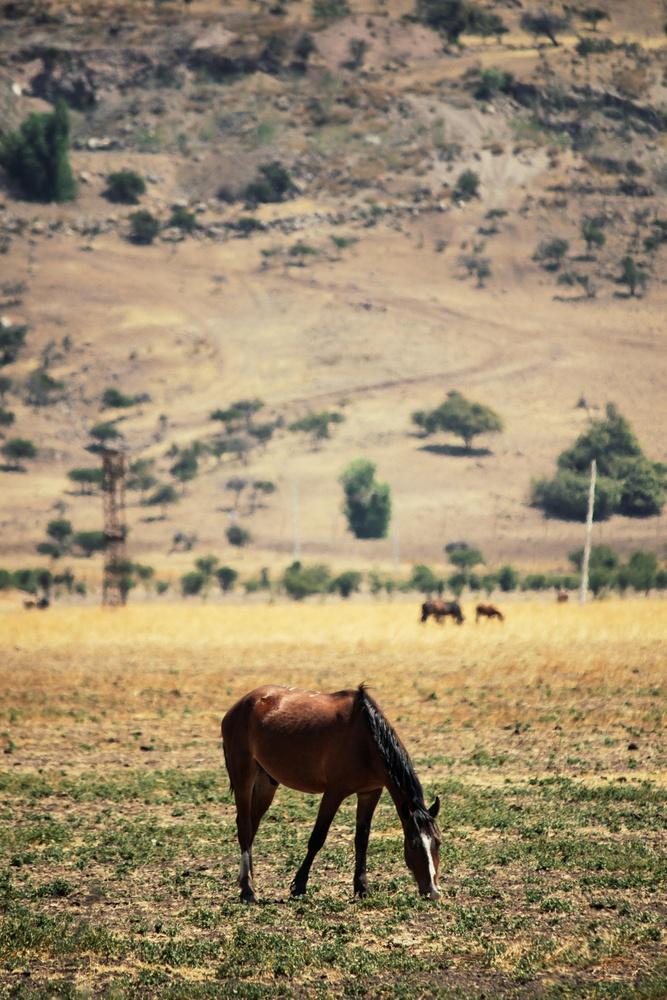
#> input picture test_img/0.jpg, 667 x 1000 px, shrunk from 3456 x 5184 before the run; its folder holds only this picture in this run
$ python -i post_process.py   (imports and definitions only)
#> lines starting #> are read from the running program, lines starting #| are printed output that depends on the picture; after the words box and inside, x2 and y2 are one past the last pixel; in counts of white or black regions, pixels touching at a corner belong together
#> further down, picture is the input picture: shape (1000, 667, 3); mean B, G, R 108, 137.3, 153.4
# import os
# import cv2
# import numpy as np

# def post_process_image(image):
#     """Apply post-processing pipeline to make image look more like a pencil sketch."""
#     # Convert to grayscale
#     gray = cv2.cvtColor(image, cv2.COLOR_BGR2GRAY)

#     # Gaussian blur
#     blurred = cv2.GaussianBlur(gray, (3, 3), 0)

#     # Edge detection
#     edges = cv2.Canny(blurred, threshold1=50, threshold2=150)

#     # Invert edges for pencil sketch look
#     inverted = cv2.bitwise_not(edges)

#     # Sharpen the image (to bring out pencil strokes)
#     kernel = np.array([[0, -1, 0],
#                        [-1, 5, -1],
#                        [0, -1, 0]])
#     sharpened = cv2.filter2D(inverted, -1, kernel)

#     # Normalize intensity (contrast enhancement)
#     final = cv2.normalize(sharpened, None, 0, 255, cv2.NORM_MINMAX)

#     return final


# def process_directory(input_dir, output_dir):
#     """Recursively process all images in input_dir and save in output_dir"""
#     for root, _, files in os.walk(input_dir):
#         # Recreate folder structure in output
#         rel_path = os.path.relpath(root, input_dir)
#         save_dir = os.path.join(output_dir, rel_path)
#         os.makedirs(save_dir, exist_ok=True)

#         for file in files:
#             if file.lower().endswith((".png", ".jpg", ".jpeg", ".bmp")):
#                 input_path = os.path.join(root, file)
#                 output_path = os.path.join(save_dir, file)

#                 # Read image
#                 img = cv2.imread(input_path)
#                 if img is None:
#                     print(f"❌ Could not read {input_path}")
#                     continue

#                 # Post-process
#                 sketch = post_process_image(img)

#                 # Save
#                 cv2.imwrite(output_path, sketch)
#                 print(f"✅ Saved: {output_path}")

# # def process_directory(input_dir, output_dir):
# #     """Recursively process all images in input_dir and save to output_dir."""
# #     if not os.path.exists(output_dir):
# #         os.makedirs(output_dir)

# #     for root, _, files in os.walk(input_dir):
# #         for file in files:
# #             if file.lower().endswith((".jpg", ".jpeg", ".png", ".bmp", ".tiff")):
# #                 input_path = os.path.join(root, file)

# #                 # Mirror directory structure
# #                 relative_path = os.path.relpath(root, input_dir)
# #                 output_subdir = os.path.join(output_dir, relative_path)
# #                 os.makedirs(output_subdir, exist_ok=True)

# #                 output_path = os.path.join(output_subdir, file)

# #                 # Read image
# #                 image = cv2.imread(input_path)
# #                 if image is None:
# #                     print(f"Skipping {input_path}, not a valid image.")
# #                     continue

# #                 # Apply post processing
# #                 processed = post_process_image(image)

# #                 # Save result
# #                 cv2.imwrite(output_path, processed)
# #                 print(f"Processed: {input_path} → {output_path}")

# if __name__ == "__main__":
#     input_directory = "new_weights_output"        # Change this to your input folder
#     output_directory = "post_processed_images"  # Output folder
#     process_directory(input_directory, output_directory)


import os
import cv2
import numpy as np

# Input and output directories
input_root = "new_weights_output"
output_root = "post_processed_images"

# Ensure output root exists
# [1 line not run here, left out]

def post_process_image(img):
    """Apply post-processing to make it look more like a pencil sketch"""
    # Convert to grayscale
    gray = cv2.cvtColor(img, cv2.COLOR_BGR2GRAY)
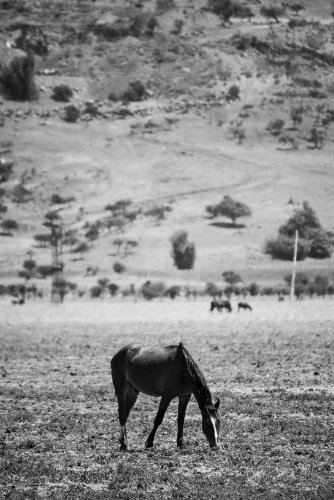
#> gray: shape (1000, 667) (shown at 1/2 size); min 0, max 251, mean 138.8

    # Invert image
    inv = 255 - gray
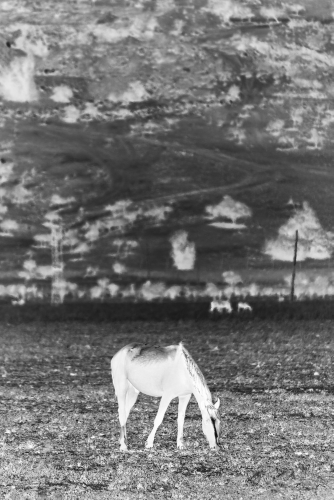
#> inv: shape (1000, 667) (shown at 1/2 size); min 4, max 255, mean 116.2

    # Apply Gaussian blur
    blur = cv2.GaussianBlur(inv, (21, 21), sigmaX=0, sigmaY=0)
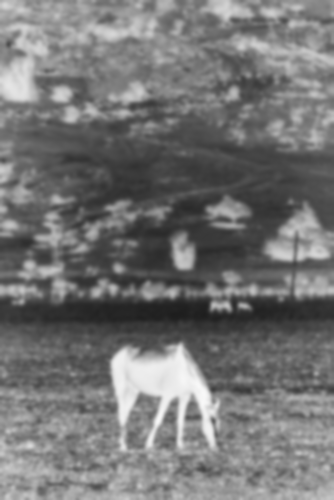
#> blur: shape (1000, 667) (shown at 1/2 size); min 29, max 248, mean 116.2

    # Blend using dodge technique
    sketch = cv2.divide(gray, 255 - blur, scale=256)
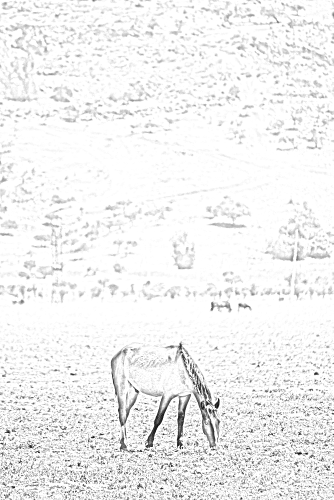
#> sketch: shape (1000, 667) (shown at 1/2 size); min 0, max 255, mean 240.8

    # Optional: Enhance edges
    edges = cv2.Canny(gray, 50, 150)
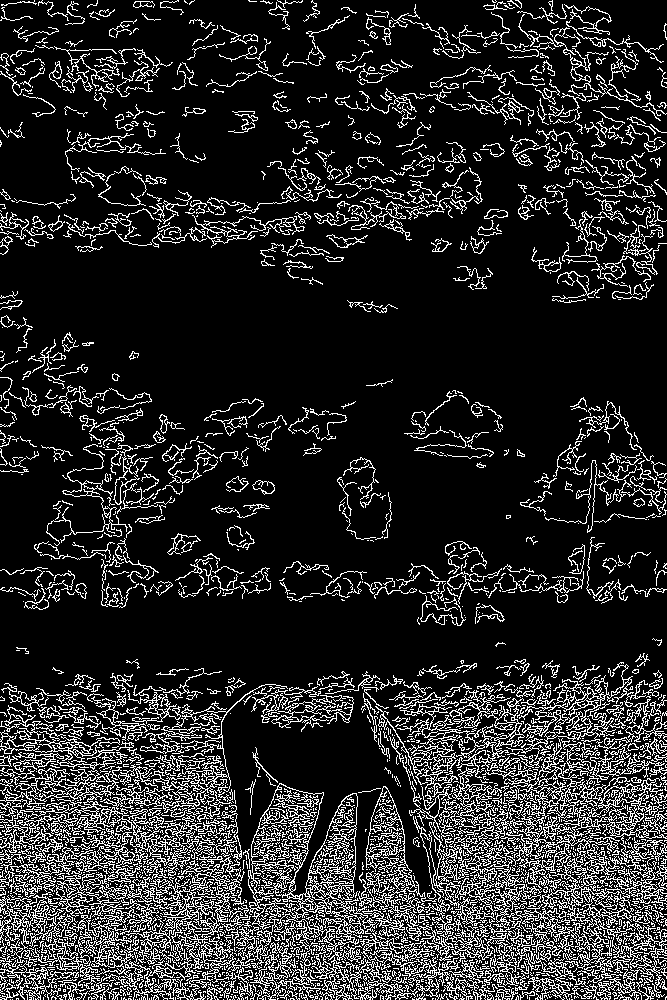
#> edges: shape (1000, 667); 15.7% white in thin lines or dots
    sketch = cv2.addWeighted(sketch, 0.8, edges, 0.2, 0)
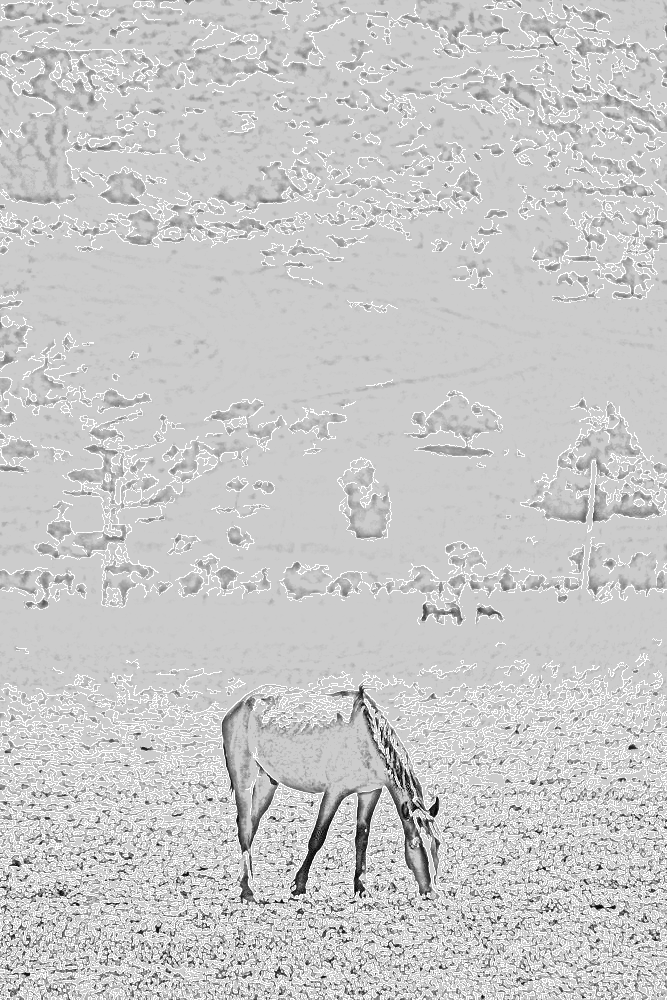
#> sketch: shape (1000, 667); min 0, max 255, mean 200.7

    return sketch

# [25 lines left out: function process_directory, not called in this run]

# [3 lines not run here, left out]

>>> import cv2
>>> picture = cv2.imread('test_img/0.jpg')
>>> result = post_process_image(picture)

$ run again, on test_img/1.jpg
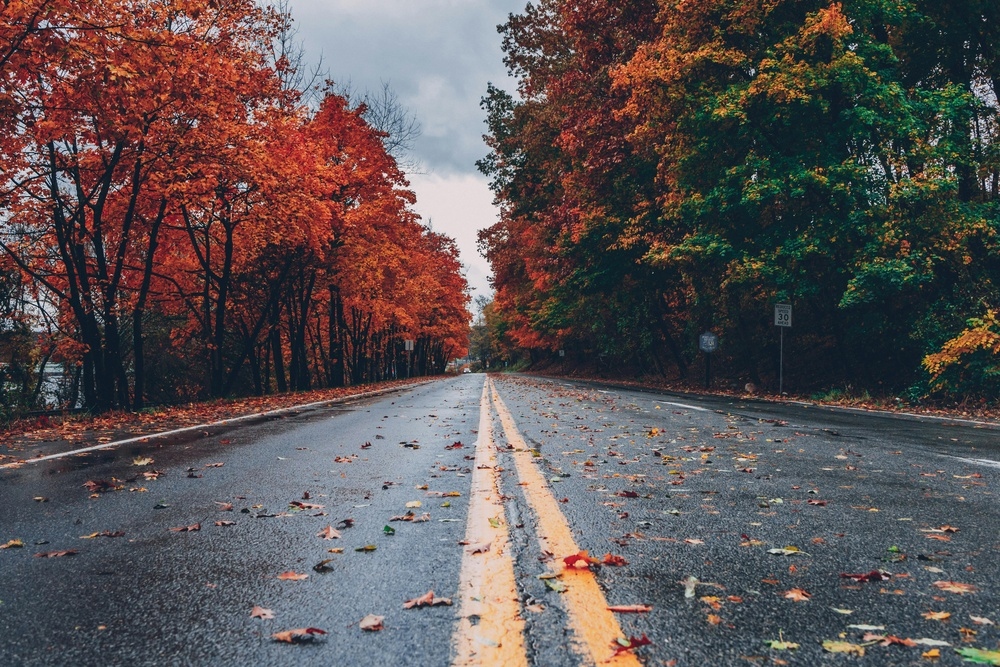
#> input picture test_img/1.jpg, 1000 x 667 px, shrunk from 5472 x 3648 before the run
#> picture is the input picture: shape (667, 1000, 3); mean B, G, R 83.7, 83, 91.6
#> in post_process_image, `edges = cv2.Canny(gray, 50, 150)`:
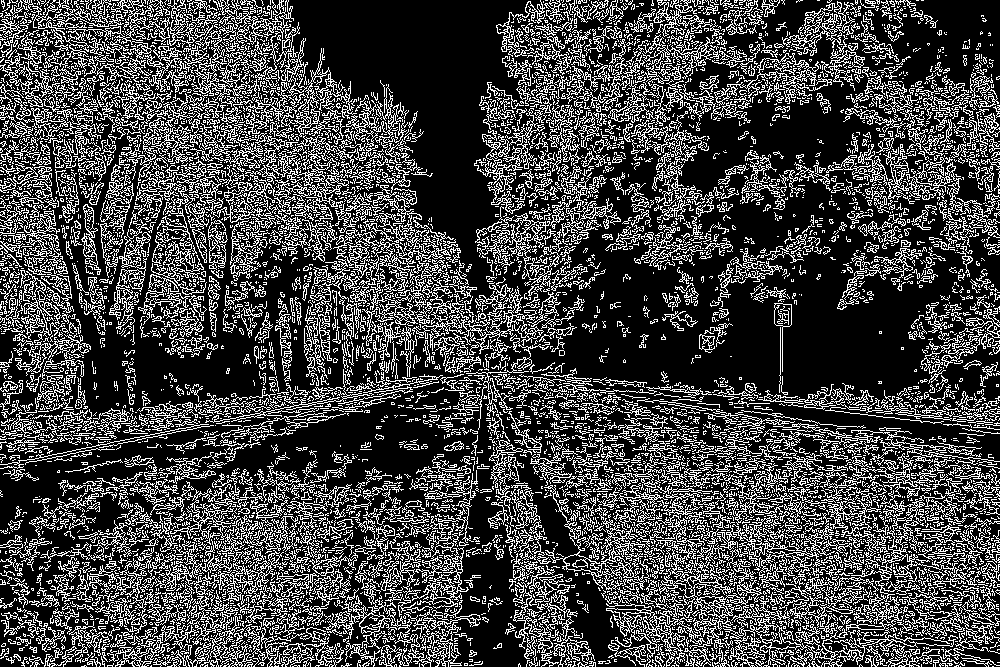
#> edges: shape (667, 1000); 26.8% white in thin lines or dots
#> in post_process_image, `sketch = cv2.addWeighted(sketch, 0.8, edges, 0.2, 0)`:
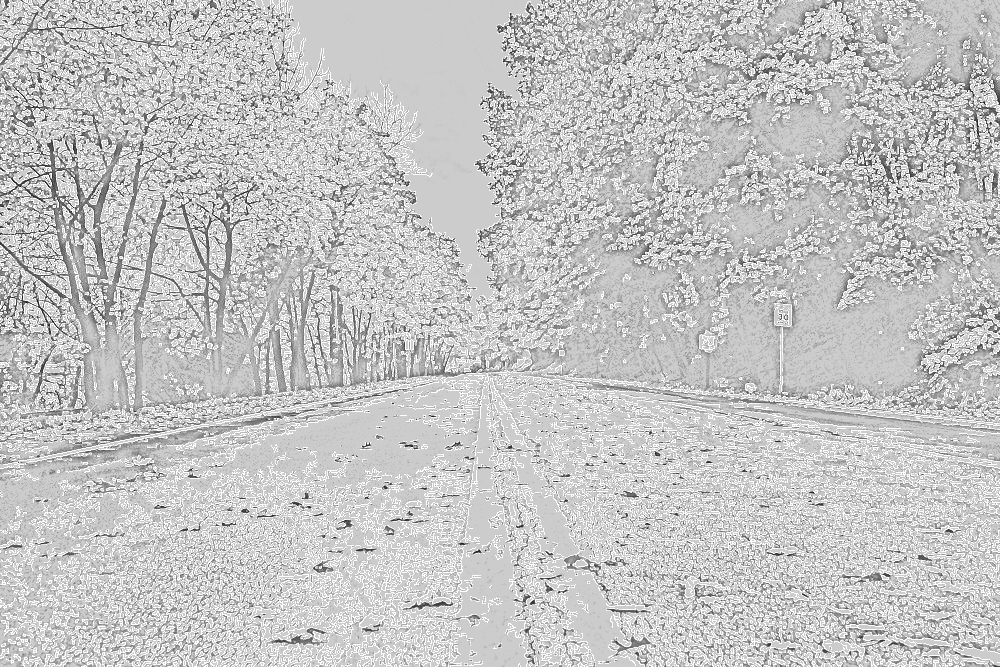
#> sketch: shape (667, 1000); min 12, max 255, mean 196.4
